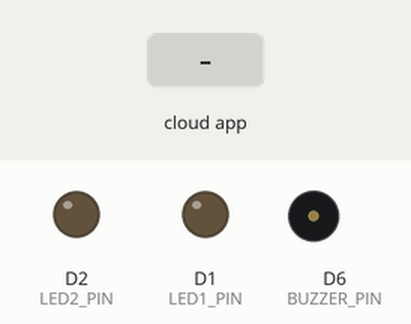
A sketch run on a simulated ESP8266 (NodeMCU). On the bench: output pins drawn as LEDs (lit = HIGH), buzzer (waves = sounding, pin HIGH). Dashed ring = blinking. Inputs (shaded band) come from the test bench. WiFi joins after 1.5 s; servers stay silent unless stated; the Firebase database answers and starts empty; what the sketch prints to the serial monitor is not drawn.

Above: at 2.7 s.
2.8 s: the phone or cloud app sets gerakan to 1
At 2.91 s:
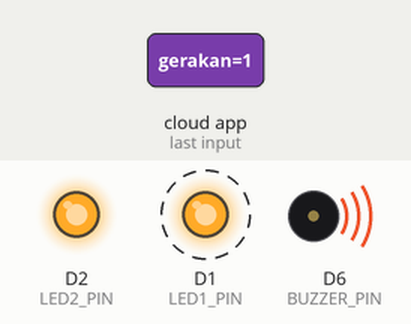
At 17.51 s:
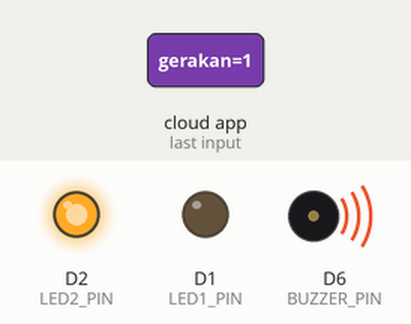
20.1 s: the phone or cloud app sets gerakan to 0
23.6 s: the phone or cloud app sets gerakan to 1
At 32.51 s:
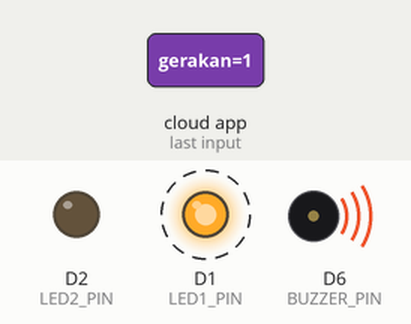
Timing chart, 0 to 37.7 s (numbered marks = the images above; inputs shaded):
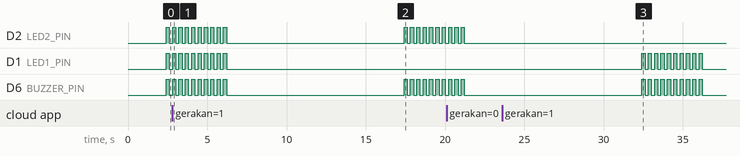

Measured:
- after the input at 2.8 s, D1 (LED1_PIN): goes on until 6.2 s, then stays LOW
- after the input at 23.6 s, D2 (LED2_PIN): stops changing and stays LOW

The sketch:

esp8266.ino
```cpp
#include <Arduino.h>
#include <ESP8266WiFi.h>
#include <WiFiManager.h>
#include <Firebase_ESP_Client.h>
#include "addons/TokenHelper.h"
#include "addons/RTDBHelper.h"


#define API_KEY "AIzaSyCk06v8QxT12eBR2Wkucyc0lC0uO-IOIpQ"
#define DATABASE_URL "https://iotmonitoring-a99ff-default-rtdb.asia-southeast1.firebasedatabase.app"
#define BUZZER_PIN D6
#define LED1_PIN D1
#define LED2_PIN D2

FirebaseData fbdo;
FirebaseAuth auth;
FirebaseConfig config;

bool signupOK = false;
unsigned long sendDataPrevMillis = 0;

const int ambangCahaya = 2000;
const float ambangSuhu = 30.0;


void aturLED(int pin, bool nyala) {
  digitalWrite(pin, nyala ? HIGH : LOW);
}

void kedipkanLED(int pin, int jumlahKedip, int delayMs) {
  for (int i = 0; i < jumlahKedip; i++) {
    digitalWrite(pin, HIGH);
    delay(delayMs);
    digitalWrite(pin, LOW);
    delay(delayMs);
  }
}

void nyalakanBuzzer(bool led1Nyala, bool led2Nyala) {
  for (int i = 0; i < 10; i++) {
    digitalWrite(BUZZER_PIN, HIGH);
    if (led1Nyala) digitalWrite(LED1_PIN, HIGH);
    if (led2Nyala) digitalWrite(LED2_PIN, HIGH);
    delay(200);
    digitalWrite(BUZZER_PIN, LOW);
    if (led1Nyala) digitalWrite(LED1_PIN, LOW);
    if (led2Nyala) digitalWrite(LED2_PIN, LOW);
    delay(200);
  }
}


bool periksaRuangan(const String& ruangan) {
  int gerakan = 0, cahaya = 0;
  float suhu = 0.0;

  String base = "/" + ruangan + "/";

  if (Firebase.RTDB.getFloat(&fbdo, base + "suhu"))
    suhu = fbdo.floatData();
  else
    Serial.println("Gagal baca suhu: " + fbdo.errorReason());

  if (Firebase.RTDB.getInt(&fbdo, base + "gerakan"))
    gerakan = fbdo.intData();
  else
    Serial.println("Gagal baca gerakan: " + fbdo.errorReason());

  if (Firebase.RTDB.getInt(&fbdo, base + "cahaya"))
    cahaya = fbdo.intData();
  else
    Serial.println("Gagal baca cahaya: " + fbdo.errorReason());

  Serial.printf("%s | Suhu: %.2f | Gerakan: %d | Cahaya: %d\n", ruangan.c_str(), suhu, gerakan, cahaya);

  bool mencurigakan = (gerakan == 0) &&
    ((suhu < ambangSuhu && cahaya < ambangCahaya) ||
     (suhu < ambangSuhu && cahaya > ambangCahaya) ||
     (suhu > ambangSuhu && cahaya < ambangCahaya));

  if (mencurigakan) {
    Serial.println("⚠️ Kondisi mencurigakan di " + ruangan);
  } else {
    Serial.println("✅ Aman di " + ruangan);
  }

  Serial.println("-------------------");
  return mencurigakan;
}

void setup() {
  Serial.begin(115200);
  pinMode(BUZZER_PIN, OUTPUT);
  pinMode(LED1_PIN, OUTPUT);
  pinMode(LED2_PIN, OUTPUT);

  WiFiManager wm;
  wm.autoConnect("ESP_Config");

  Serial.println("WiFi Tersambung. IP: " + WiFi.localIP().toString());

  config.api_key = API_KEY;
  config.database_url = DATABASE_URL;
  config.token_status_callback = tokenStatusCallback;

  if (Firebase.signUp(&config, &auth, "", "")) {
    signupOK = true;
    Serial.println("Firebase signup berhasil");
  } else {
    Serial.printf("Signup gagal: %s\n", config.signer.signupError.message.c_str());
  }

  Firebase.begin(&config, &auth);
  Firebase.reconnectWiFi(true);
}

void loop() {
  if (Firebase.ready() && signupOK && (millis() - sendDataPrevMillis > 15000 || sendDataPrevMillis == 0)) {
    sendDataPrevMillis = millis();

    bool bahayaRuangan1 = periksaRuangan("Ruangan1");
    bool bahayaRuangan2 = periksaRuangan("Ruangan2");

    if (bahayaRuangan1 || bahayaRuangan2) {
      Serial.println("🚨 Kondisi mencurigakan!");
      nyalakanBuzzer(bahayaRuangan1, bahayaRuangan2);
    } else {
      aturLED(LED1_PIN, false);
      aturLED(LED2_PIN, false);
      Serial.println("✅ Ruangan aman.\n");
    }
  }
}
```
